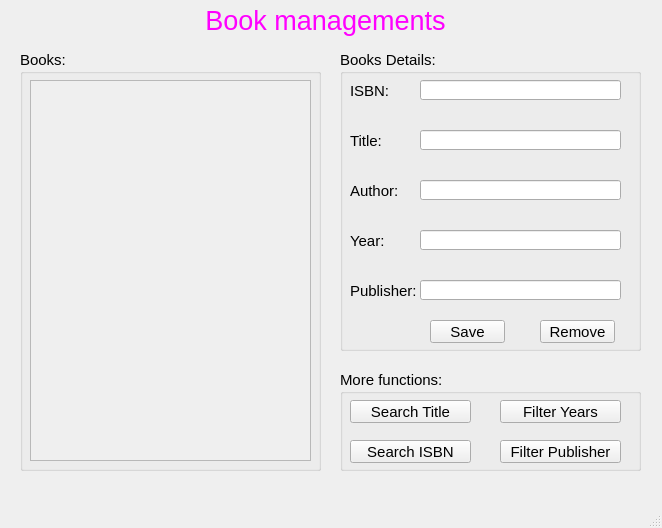
<?xml version="1.0" encoding="UTF-8"?>
<ui version="4.0">
 <class>MainWindow</class>
 <widget class="QMainWindow" name="MainWindow">
  <property name="geometry">
   <rect>
    <x>0</x>
    <y>0</y>
    <width>662</width>
    <height>528</height>
   </rect>
  </property>
  <property name="windowTitle">
   <string>MainWindow</string>
  </property>
  <widget class="QWidget" name="centralwidget">
   <widget class="QLabel" name="label">
    <property name="geometry">
     <rect>
      <x>10</x>
      <y>0</y>
      <width>631</width>
      <height>41</height>
     </rect>
    </property>
    <property name="font">
     <font>
      <pointsize>20</pointsize>
     </font>
    </property>
    <property name="styleSheet">
     <string notr="true">color: rgb(255, 0, 255);</string>
    </property>
    <property name="text">
     <string>Book managements</string>
    </property>
    <property name="alignment">
     <set>Qt::AlignCenter</set>
    </property>
   </widget>
   <widget class="QGroupBox" name="groupBox">
    <property name="geometry">
     <rect>
      <x>20</x>
      <y>50</y>
      <width>301</width>
      <height>421</height>
     </rect>
    </property>
    <property name="font">
     <font>
      <pointsize>11</pointsize>
     </font>
    </property>
    <property name="title">
     <string>Books:</string>
    </property>
    <widget class="QScrollArea" name="scrollArea">
     <property name="geometry">
      <rect>
       <x>10</x>
       <y>30</y>
       <width>281</width>
       <height>381</height>
      </rect>
     </property>
     <property name="widgetResizable">
      <bool>true</bool>
     </property>
     <widget class="QWidget" name="scrollAreaWidgetContents">
      <property name="geometry">
       <rect>
        <x>0</x>
        <y>0</y>
        <width>279</width>
        <height>379</height>
       </rect>
      </property>
      <layout class="QVBoxLayout" name="verticalLayout_3">
       <item>
        <layout class="QVBoxLayout" name="verticalLayoutBook"/>
       </item>
      </layout>
     </widget>
    </widget>
   </widget>
   <widget class="QGroupBox" name="groupBox_2">
    <property name="geometry">
     <rect>
      <x>340</x>
      <y>50</y>
      <width>301</width>
      <height>301</height>
     </rect>
    </property>
    <property name="font">
     <font>
      <pointsize>11</pointsize>
     </font>
    </property>
    <property name="title">
     <string>Books Details:</string>
    </property>
    <widget class="QLabel" name="label_2">
     <property name="geometry">
      <rect>
       <x>10</x>
       <y>30</y>
       <width>61</width>
       <height>21</height>
      </rect>
     </property>
     <property name="text">
      <string>ISBN:</string>
     </property>
    </widget>
    <widget class="QLineEdit" name="lineEditISBN">
     <property name="geometry">
      <rect>
       <x>80</x>
       <y>30</y>
       <width>201</width>
       <height>20</height>
      </rect>
     </property>
    </widget>
    <widget class="QLineEdit" name="lineEditTitle">
     <property name="geometry">
      <rect>
       <x>80</x>
       <y>80</y>
       <width>201</width>
       <height>20</height>
      </rect>
     </property>
    </widget>
    <widget class="QLabel" name="label_3">
     <property name="geometry">
      <rect>
       <x>10</x>
       <y>80</y>
       <width>61</width>
       <height>21</height>
      </rect>
     </property>
     <property name="text">
      <string>Title:</string>
     </property>
    </widget>
    <widget class="QLineEdit" name="lineEditYear">
     <property name="geometry">
      <rect>
       <x>80</x>
       <y>180</y>
       <width>201</width>
       <height>20</height>
      </rect>
     </property>
    </widget>
    <widget class="QLabel" name="label_4">
     <property name="geometry">
      <rect>
       <x>10</x>
       <y>180</y>
       <width>61</width>
       <height>21</height>
      </rect>
     </property>
     <property name="text">
      <string>Year:</string>
     </property>
    </widget>
    <widget class="QLabel" name="label_5">
     <property name="geometry">
      <rect>
       <x>10</x>
       <y>130</y>
       <width>61</width>
       <height>21</height>
      </rect>
     </property>
     <property name="text">
      <string>Author:</string>
     </property>
    </widget>
    <widget class="QLineEdit" name="lineEditAuthor">
     <property name="geometry">
      <rect>
       <x>80</x>
       <y>130</y>
       <width>201</width>
       <height>20</height>
      </rect>
     </property>
    </widget>
    <widget class="QLineEdit" name="lineEditPublisher">
     <property name="geometry">
      <rect>
       <x>80</x>
       <y>230</y>
       <width>201</width>
       <height>20</height>
      </rect>
     </property>
    </widget>
    <widget class="QLabel" name="label_6">
     <property name="geometry">
      <rect>
       <x>10</x>
       <y>230</y>
       <width>71</width>
       <height>21</height>
      </rect>
     </property>
     <property name="text">
      <string>Publisher:</string>
     </property>
    </widget>
    <widget class="QPushButton" name="pushButtonSave">
     <property name="geometry">
      <rect>
       <x>90</x>
       <y>270</y>
       <width>75</width>
       <height>23</height>
      </rect>
     </property>
     <property name="text">
      <string>Save</string>
     </property>
    </widget>
    <widget class="QPushButton" name="pushButtonRemove">
     <property name="geometry">
      <rect>
       <x>200</x>
       <y>270</y>
       <width>75</width>
       <height>23</height>
      </rect>
     </property>
     <property name="text">
      <string>Remove</string>
     </property>
    </widget>
   </widget>
   <widget class="QGroupBox" name="groupBox_3">
    <property name="geometry">
     <rect>
      <x>340</x>
      <y>370</y>
      <width>301</width>
      <height>101</height>
     </rect>
    </property>
    <property name="font">
     <font>
      <pointsize>11</pointsize>
     </font>
    </property>
    <property name="title">
     <string>More functions:</string>
    </property>
    <widget class="QPushButton" name="pushButtonSearch_Title">
     <property name="geometry">
      <rect>
       <x>10</x>
       <y>30</y>
       <width>121</width>
       <height>23</height>
      </rect>
     </property>
     <property name="text">
      <string>Search Title</string>
     </property>
    </widget>
    <widget class="QPushButton" name="pushButtonFilter_Year">
     <property name="geometry">
      <rect>
       <x>160</x>
       <y>30</y>
       <width>121</width>
       <height>23</height>
      </rect>
     </property>
     <property name="text">
      <string>Filter Years</string>
     </property>
    </widget>
    <widget class="QPushButton" name="pushButtonSearch_ISBN">
     <property name="geometry">
      <rect>
       <x>10</x>
       <y>70</y>
       <width>121</width>
       <height>23</height>
      </rect>
     </property>
     <property name="text">
      <string>Search ISBN</string>
     </property>
    </widget>
    <widget class="QPushButton" name="pushButtonFilter_Publisher">
     <property name="geometry">
      <rect>
       <x>160</x>
       <y>70</y>
       <width>121</width>
       <height>23</height>
      </rect>
     </property>
     <property name="text">
      <string>Filter Publisher</string>
     </property>
    </widget>
   </widget>
  </widget>
  <widget class="QMenuBar" name="menubar">
   <property name="geometry">
    <rect>
     <x>0</x>
     <y>0</y>
     <width>662</width>
     <height>22</height>
    </rect>
   </property>
  </widget>
  <widget class="QStatusBar" name="statusbar"/>
 </widget>
 <resources/>
 <connections/>
</ui>
